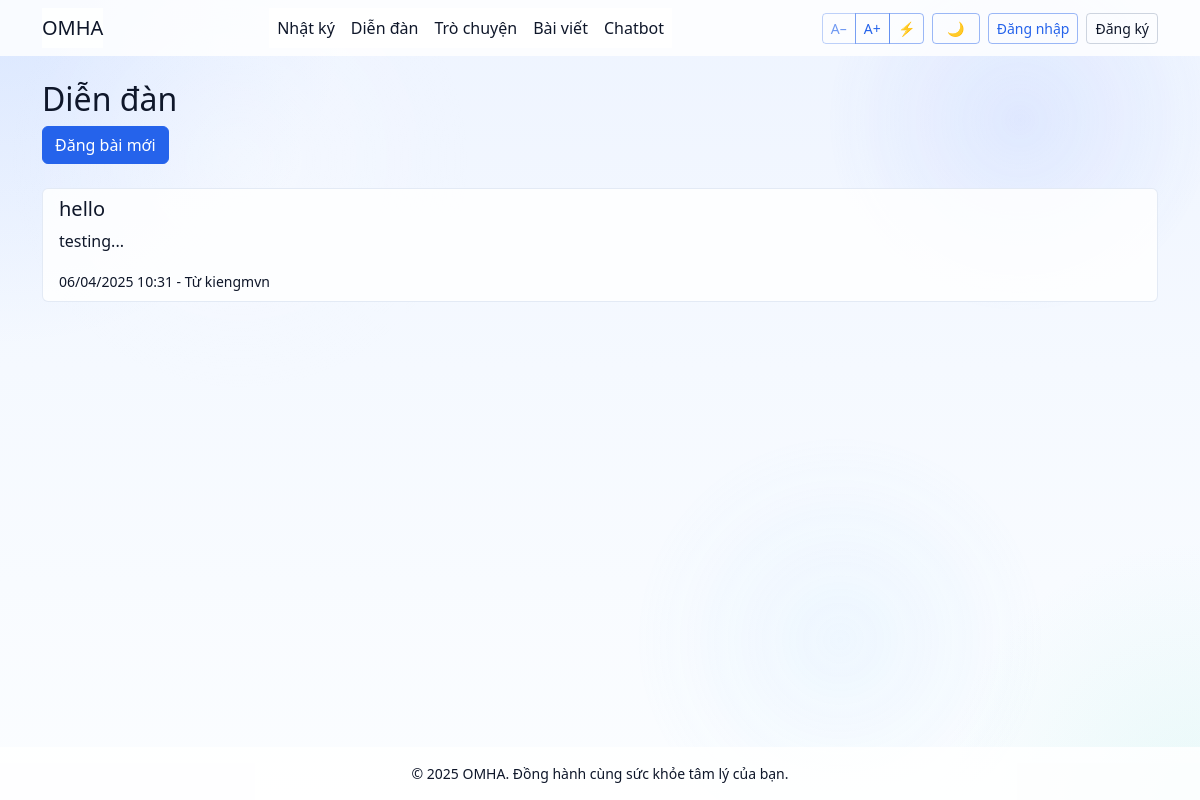
The app's page /forum, older data.
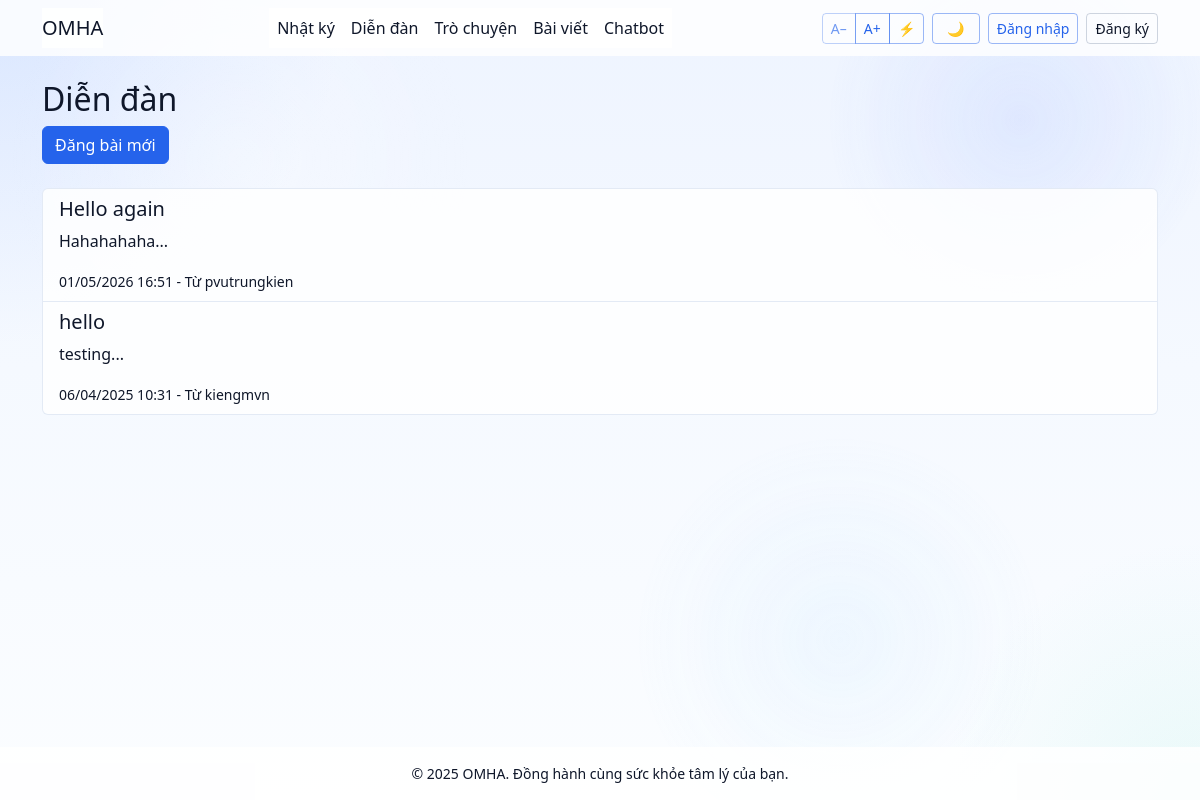
The same page, newer data.
### models.py (models this page shows, shortened)
class ForumPost(db.Model):
    id = Column(Integer, primary_key=True)
    title = Column(String(100), nullable=False)
    content = Column(Text, nullable=False)
    image = db.Column(String(200))  # Thêm trường image
    created_at = Column(db.DateTime, default=datetime.utcnow)
    user_id = Column(Integer, ForeignKey('user.id'), nullable=False)
    user = relationship('User', backref='forum_posts', lazy=True)

class User(db.Model, UserMixin):
    id = db.Column(db.Integer, primary_key=True)
    username = db.Column(db.String(150), nullable=False, unique=True)
    password_hash = db.Column(db.String(200), nullable=False)
    entries = db.relationship('DiaryEntry', backref='author', lazy=True)
    emotional_insights = db.relationship('EmotionalInsight', backref='user', lazy=True, cascade='all, delete-orphan')
    chat_messages = db.relationship('ChatMessage', backref='user', lazy=True, cascade='all, delete-orphan')

### omha.py (the view)
@app.route('/forum')
def forum():
    posts = ForumPost.query.order_by(ForumPost.created_at.desc()).all()
    return render_template('forum.html', posts=posts)

### templates/forum.html (shortened to what this page needs)
{% extends "base.html" %}
{% block content %}
    <h2>Diễn đàn</h2>
    <a href="{{ url_for('create_post') }}" class="btn btn-primary mb-4">Đăng bài mới</a>
    <div class="list-group">
        {% for post in posts %}
            <a href="{{ url_for('view_post', post_id=post.id) }}" class="list-group-item list-group-item-action">
                <h5>{{ post.title }}</h5>
                <p>{{ post.content[:100] }}...</p>
                <small>{{ post.created_at.strftime('%d/%m/%Y %H:%M') }} - Từ {{ post.user.username }}</small>
            </a>
        {% endfor %}
    </div>
{% endblock %}

Row changes from the older to the newer data that the page shows:
added ForumPost: title "Hello again", content "Hahahahaha", created_at "01/05/2026 16:51", user.username "pvutrungkien"
